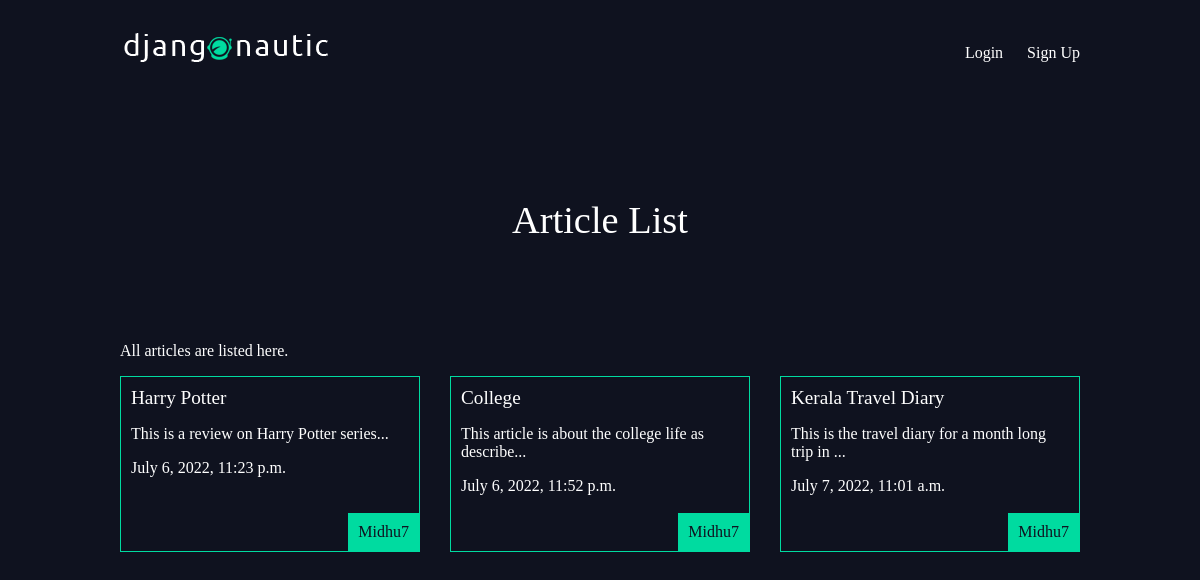
The app's page /articles/ with its own data.
### articles/models.py (models this page shows, shortened)
class Article(models.Model):
    title = models.CharField(max_length=100)
    slug = models.SlugField()
    body = models.TextField()
    date = models.DateTimeField(auto_now_add=True)
    thumb = models.ImageField(default='default.png', blank=True)
    author = models.ForeignKey(User, on_delete=models.CASCADE, default=None)
    def snippet(self):
        return self.body[:50]+"..."

### articles/views.py (the view)
# urls.py: path('', views.article_list, name='list'),
def article_list(request):
    articles = Article.objects.all().order_by('date')
    return render(request,'articles/article_list.html', {'articles':articles})

### articles/templates/articles/article_list.html
{% extends 'base_layout.html' %}
{% block content %}
<h1>Article List</h1>
    <p>All articles are listed here.</p>
    <div class="articles">
        {% for article in articles %}
            <div class="article">
                <h2><a href="{% url 'articles:detail' slug=article.slug %}">{{article.title}}</a></h2>
                <p>{{article.snippet}}</p>
                <p>{{article.date}}</p>
                <p class="author">{{article.author.username}}</p>
            </div>
        {% endfor %}
    </div>
{% endblock %}

### templates/base_layout.html (shortened to what this page needs)
{% load static %}
<!DOCTYPE html>
<html lang="en">
<head>
    <link rel="stylesheet" href="{% static 'styles.css' %}">
</head>
<body>
    <header class="wrapper">
        <h1><a href="{% url 'home' %}"><img src="{% static 'logo.png' %}" alt="logo"></a></h1>
        <nav>
            <ul>
                {% if user.is_authenticated %}
                <li>
                    <form action="{% url 'accounts:logout' %}" method="post">
                        {% csrf_token %}
                        <button type="submit">Logout</button>
                    </form>
                </li>
                <li><a href="{% url 'articles:create' %}" class="highlight">New Article</a></li>
                {% else %}
                <li><a href="{% url 'accounts:login' %}">Login</a></li>
                <li><a href="{% url 'accounts:signup' %}">Sign Up</a></li>
                {% endif %}
            </ul>
        </nav>
    </header>
    <div class="wrapper">
        {% block content %}
        {% endblock %}
    </div>
</body>
</html>

### assets/styles.css (style rules this page uses)
body { background-color: #0f121f; background-image: url(/static/stars.png); color: #fff; }
body * { font-family: Ubuntu; }
h1, h2, h3, h4, h5 { font-weight: normal; margin: 0; }
a, a:hover, a:visited { color: #fff; text-decoration: none; }
.wrapper { max-width: 960px; margin: 0 auto; }
div.wrapper > h1 { text-align: center; margin: 100px auto; font-size: 2.4em }
header { display: grid; grid-template-columns: 1fr 1fr; padding: 20px 0; }
nav { justify-self: end; }
nav li { display: inline-block; list-style-type: none; margin-left: 20px; }
.articles { display: grid; grid-template-columns: 1fr 1fr 1fr; grid-gap: 30px; }
.article { padding: 10px; border: 1px solid #00dba0; position: relative; padding-bottom: 40px; }
.article h2 { font-size: 1.2em; }
.article .author { padding: 10px; background: #00dba0; position: absolute; right: 0; bottom: 0; margin: 0; color: #0f121f; }

### records on screen
Article: title "Harry Potter", snippet "This is a review on Harry Potter series...", date "July 6, 2022, 11:23 p.m.", author.username "Midhu7"
Article: title "College", snippet "This article is about the college life as describe...", date "July 6, 2022, 11:52 p.m.", author.username "Midhu7"
Article: title "Kerala Travel Diary", snippet "This is the travel diary for a month long trip in ...", date "July 7, 2022, 11:01 a.m.", author.username "Midhu7"
